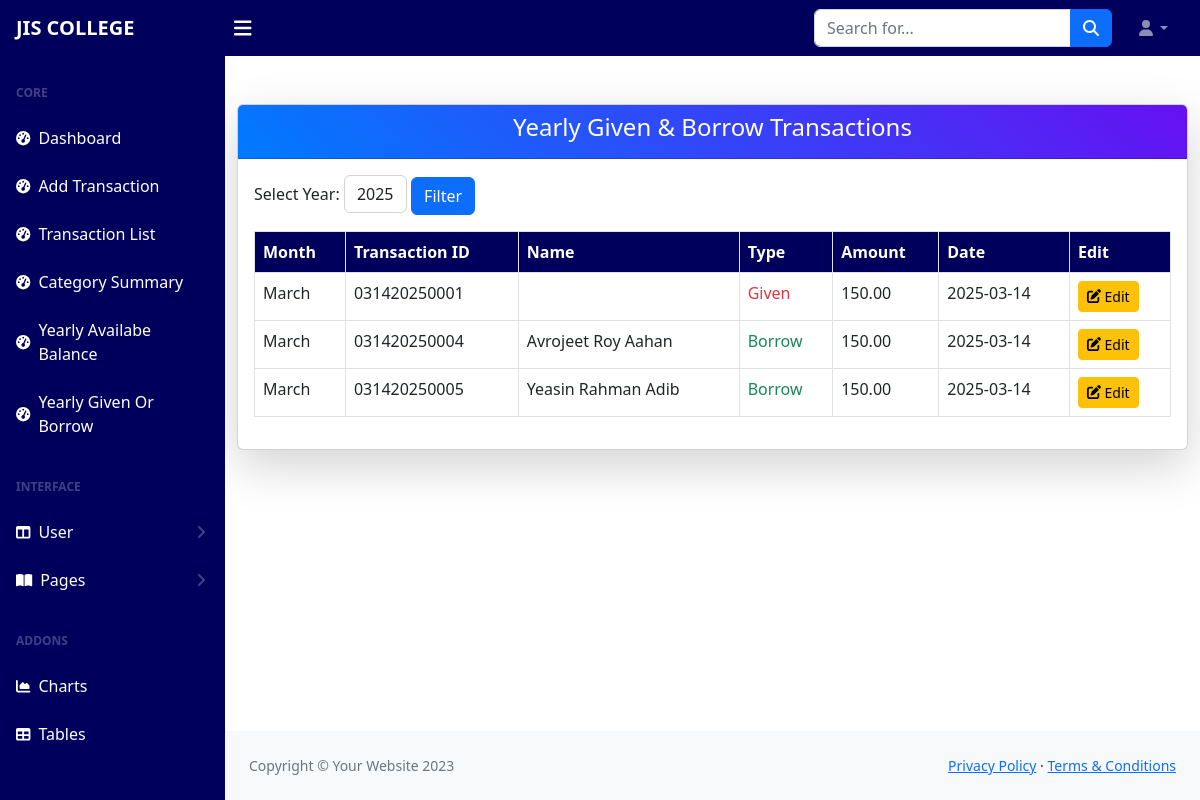
Before: /yearly-given-borrow/ with the older database file.
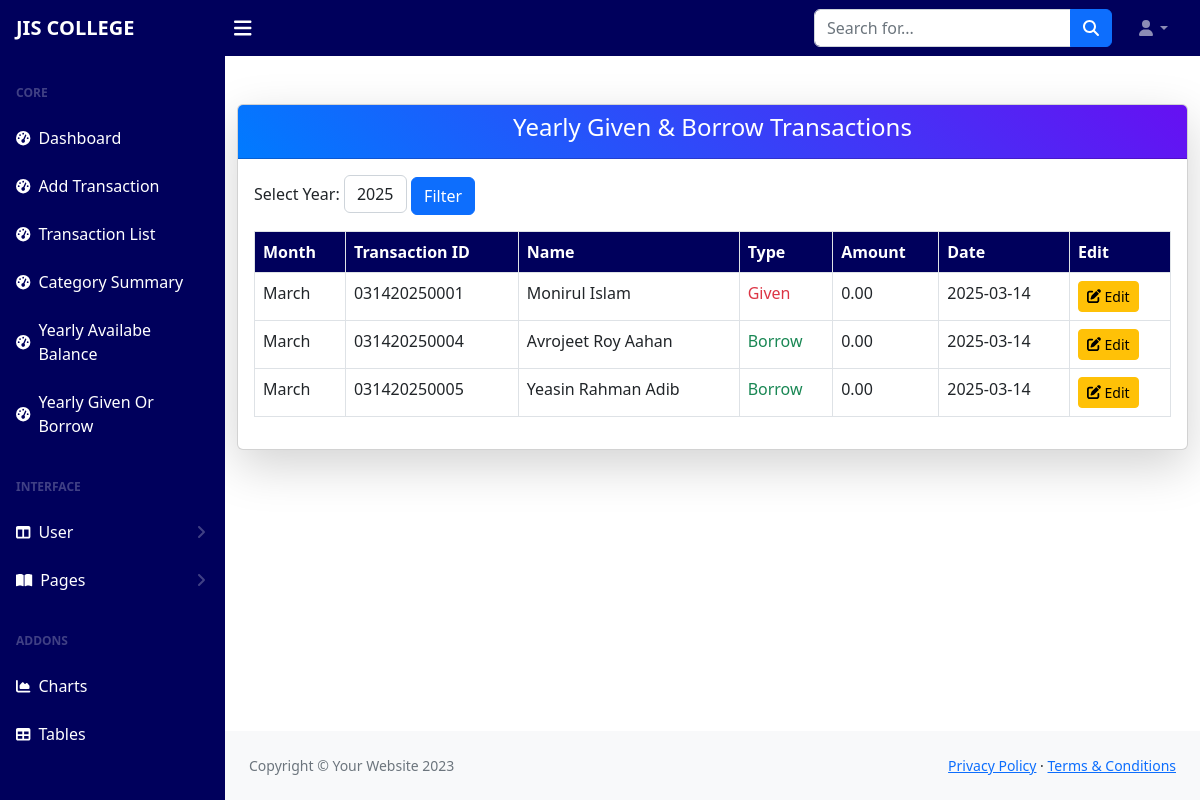
After: the same page with the newer database file.
### account/models.py (models this page shows, shortened)
class Transaction(models.Model):
    transaction_id = models.CharField(max_length=20, unique=True, editable=False)
    transaction_by = models.ForeignKey(User, on_delete=models.CASCADE)
    TRANSACTION_TYPES = [
        ('income', 'Income'),
        ('expense', 'Expense'),
        ('borrow', 'Borrow'),
        ('given', 'Given'),
    ]
    category = models.ForeignKey('TransactionCategory', on_delete=models.SET_NULL, null=True, blank=True)
    transaction_type = models.CharField(max_length=30, choices=TRANSACTION_TYPES, default='income')
    price = models.DecimalField(max_digits=10, decimal_places=2)
    description = RichTextField(null=True, blank=True)
    invoice_no = models.CharField(max_length=15, null=True, blank=True)
    invoice_id = models.CharField(max_length=15, null=True, blank=True)
    invoice_date = models.DateField(null=True, blank=True)
    check_no = models.CharField(max_length=15, null=True, blank=True)
    created_date = models.DateTimeField(auto_now_add=True)

### account/views.py (the view)
# urls.py: path('yearly-given-borrow/', yearly_given_borrow, name='yearly_given_borrow'),
def yearly_given_borrow(request):
    available_years = Transaction.objects.filter(transaction_type__in=['given', 'borrow']).dates('created_date', 'year', order='DESC').distinct()
    available_years = [year.year for year in available_years]
    selected_year = request.GET.get('year', available_years[0] if available_years else datetime.now().year)
    selected_year = int(selected_year)
    monthly_transactions = []
    for month in range(1, 13):
        transactions = Transaction.objects.filter(
            transaction_type__in=['given', 'borrow'],
            created_date__year=selected_year,
            created_date__month=month
        ).select_related('transaction_by')  # Fetch related User objects
        monthly_transactions.append({
            'month': datetime(selected_year, month, 1).strftime('%B'),
            'transactions': transactions
        })
    context = {
        'selected_year': selected_year,
        'monthly_transactions': monthly_transactions,
        'available_years': available_years
    }
    return render(request, 'transactions/yearly_given_borrow.html', context)

### templates/transactions/yearly_given_borrow.html (shortened to what this page needs)
{% extends 'base.html' %}
{% block content %}
<div class="container mt-5">
    <div class="card shadow-lg">
        <div class="card-header text-white text-center" style="background: linear-gradient(45deg, #007bff, #6610f2);">
            <h4>Yearly Given & Borrow Transactions</h4>
        </div>
        <div class="card-body">
            <form method="get" class="mb-3">
                <label for="year" class="form-label">Select Year:</label>
                <select name="year" id="year" class="form-control w-auto d-inline-block">
                    {% for year in available_years %}
                        <option value="{{ year }}" {% if year == selected_year %}selected{% endif %}>{{ year }}</option>
                    {% endfor %}
                </select>
                <button type="submit" class="btn btn-primary">Filter</button>
            </form>
            <div class="table-responsive">
                <table class="table table-bordered">
                    <thead class="bg-dark text-white">
                        <tr>
                            <th>Month</th>
                            <th>Transaction ID</th>
                            <th>Name</th>
                            <th>Type</th>
                            <th>Amount</th>
                            <th>Date</th>
                            <th>Edit</th>
                        </tr>
                    </thead>
                    <tbody>
                        {% for month_data in monthly_transactions %}
                            {% for transaction in month_data.transactions %}
                                <tr>
                                    <td>{{ month_data.month }}</td>
                                    <td>{{ transaction.transaction_id }}</td>
                                    <td>{{ transaction.transaction_by.first_name }} {{ transaction.transaction_by.last_name }}</td>
                                    <td class="{% if transaction.transaction_type == 'given' %}text-danger{% else %}text-success{% endif %}">
                                        {{ transaction.transaction_type|title }}
                                    </td>
                                    <td>{{ transaction.price }}</td>
                                    <td>{{ transaction.created_date|date:"Y-m-d" }}</td>
                                    <td>
                                        <a href="{% url 'edit_transaction' transaction.id %}" class="btn btn-sm btn-warning">
                                            <i class="fas fa-edit"></i> Edit
                                        </a>
                                    </td>
                                </tr>
                            {% endfor %}
                        {% empty %}
                            <tr>
                                <td colspan="6" class="text-center">No transactions found for the selected year.</td>
                            </tr>
                        {% endfor %}
                    </tbody>
                </table>
            </div>
        </div>
    </div>
</div>
{% endblock content %}

Changed rows visible on the page:
changed Transaction "Given": price "150.00" → "0.00"
changed Transaction "Avrojeet Roy Aahan": price "150.00" → "0.00"
changed Transaction "Yeasin Rahman Adib": price "150.00" → "0.00"
Other visible differences:
new list line: "Monirul Islam"
